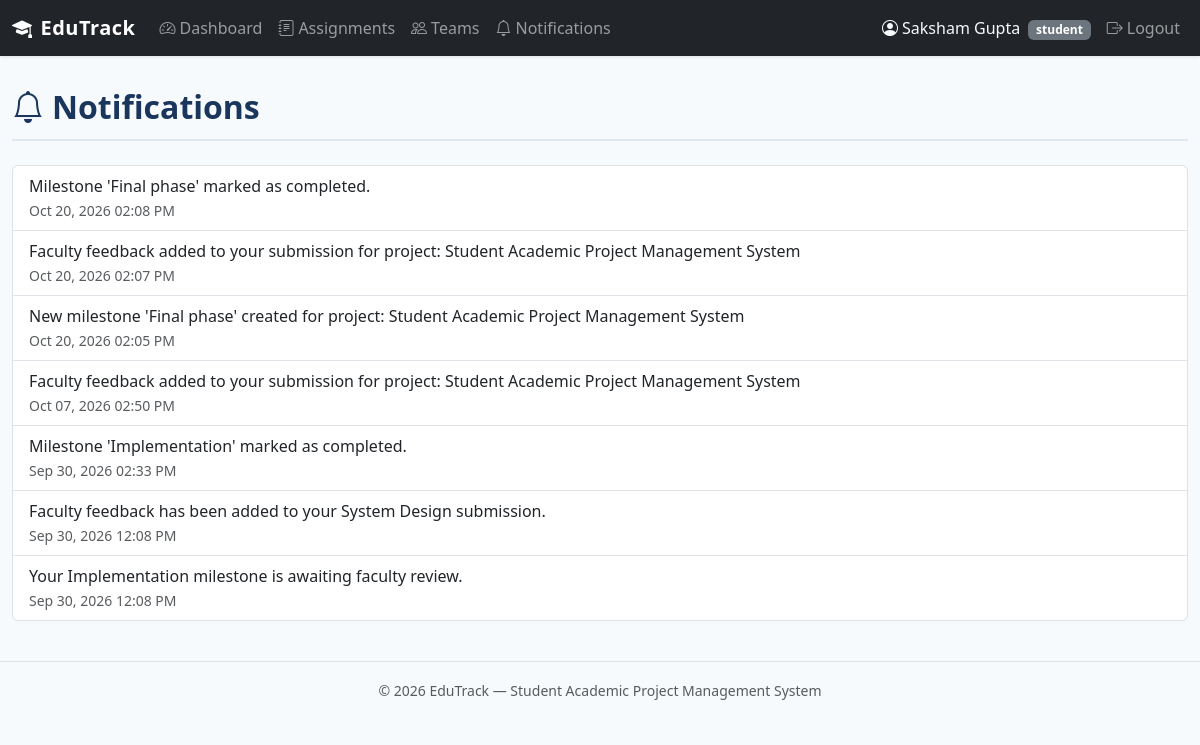
The page /student/notifications (signed in) on the database its author committed.
### tables this page shows
CREATE TABLE notifications (
    notification_id INTEGER PRIMARY KEY AUTOINCREMENT,
    user_id INTEGER NOT NULL,
    message TEXT NOT NULL,
    notification_type TEXT,
    related_project_id INTEGER,
    related_assignment_id INTEGER,
    is_read INTEGER NOT NULL DEFAULT 0,
    created_at TIMESTAMP DEFAULT CURRENT_TIMESTAMP,
    FOREIGN KEY (user_id) REFERENCES users(user_id) ON DELETE CASCADE,
    FOREIGN KEY (related_project_id) REFERENCES projects(project_id) ON DELETE SET NULL,
    FOREIGN KEY (related_assignment_id) REFERENCES assignments(assignment_id) ON DELETE SET NULL
);

### routes/student.py (the view)
@student_bp.route('/notifications')
@role_required('student')
def notifications():
    uid = session['user_id']
    notifs = query_db(
        'SELECT * FROM notifications WHERE user_id = ? ORDER BY created_at DESC',
        [uid]
    )
    return render_template('student/notifications.html', notifications=notifs)

### db.py (called while the page is built)
def get_db():
    if 'db' not in g:
        g.db = sqlite3.connect(
            current_app.config['DATABASE'],
            detect_types=sqlite3.PARSE_DECLTYPES
        )
        g.db.row_factory = sqlite3.Row
        g.db.execute('PRAGMA foreign_keys = ON')
    return g.db

def query_db(query, args=(), one=False):
    cur = get_db().execute(query, args)
    rv = cur.fetchall()
    cur.close()
    return (rv[0] if rv else None) if one else rv

### routes/__init__.py (called while the page is built)
def role_required(role):
    def decorator(f):
        @wraps(f)
        def decorated_function(*args, **kwargs):
            if 'user_id' not in session:
                flash('Please log in to access this page.', 'warning')
                return redirect(url_for('auth.login'))
            if session.get('role') != role:
                abort(403)
            return f(*args, **kwargs)
        return decorated_function
    return decorator

### routes/auth.py (called while the page is built)
@auth_bp.app_context_processor
def inject_unread_count():
    if 'user_id' in session:
        count = query_db(
            'SELECT COUNT(*) AS cnt FROM notifications WHERE user_id = ? AND is_read = 0',
            [session['user_id']], one=True
        )
        return {'unread_count': count['cnt'] if count else 0}
    return {'unread_count': 0}

### templates/student/notifications.html (shortened to what this page needs)
{% extends "base.html" %}
{% block content %}
<div class="page-header d-flex justify-content-between align-items-center">
    <h2><i class="bi bi-bell me-2"></i>Notifications</h2>
</div>
{% if notifications %}
<div class="list-group">
    {% for n in notifications %}
    <div class="list-group-item d-flex justify-content-between align-items-start {{ 'fw-bold' if not n['is_read'] }}">
        <div>
            {{ n['message'] }}
            <br><small class="text-muted">{{ n['created_at']|format_datetime }}</small>
        </div>
    </div>
    {% endfor %}
</div>
{% else %}
<div class="empty-state"><i class="bi bi-bell-slash"></i><p>No notifications.</p></div>
{% endif %}
{% endblock %}

### static/css/style.css (style rules this page uses)
:root { --primary: #2c5282; --primary-dark: #1a365d; --primary-light: #ebf4ff; --success: #276749; --warning: #c05621; --danger: #c53030; --gray-50: #f7fafc; --gray-100: #edf2f7; --gray-200: #e2e8f0; --gray-500: #a0aec0; --gray-600: #718096; --gray-700: #4a5568; --gray-800: #2d3748; --gray-900: #1a202c; }
body { font-family: 'Segoe UI', system-ui, -apple-system, sans-serif; background: var(--gray-50); color: var(--gray-800); min-height: 100vh; }
.page-header { margin-bottom: 1.5rem; padding-bottom: .75rem; border-bottom: 2px solid var(--gray-200); }
.page-header h2 { font-weight: 700; color: var(--primary-dark); margin: 0; }

### rows shown on the page
notifications: message "Milestone 'Final phase' marked as completed.", created_at "Oct 20, 2026 02:08 PM"
notifications: message "Faculty feedback added to your submission for project: Student Academic Project Management System", created_at "Oct 20, 2026 02:07 PM"
notifications: message "New milestone 'Final phase' created for project: Student Academic Project Management System", created_at "Oct 20, 2026 02:05 PM"
notifications: message "Faculty feedback added to your submission for project: Student Academic Project Management System", created_at "Oct 07, 2026 02:50 PM"
notifications: message "Milestone 'Implementation' marked as completed.", created_at "Sep 30, 2026 02:33 PM"
notifications: message "Faculty feedback has been added to your System Design submission.", created_at "Sep 30, 2026 12:08 PM"
notifications: message "Your Implementation milestone is awaiting faculty review.", created_at "Sep 30, 2026 12:08 PM"

### other values the page prints
{{ session.get('user_name', '') }} "Saksham Gupta"
{{ session.get('role', '') }} "student"
